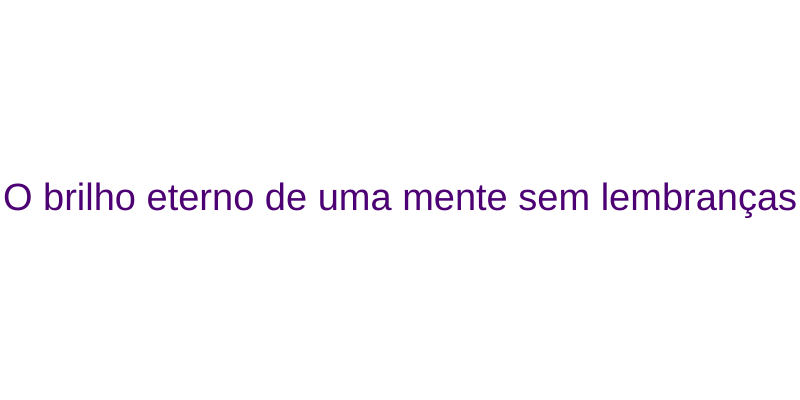
Frame 1 (no input)
Frame 60 (no input): identical to frame 1, image omitted
Frame 120 (the mouse pressed at the canvas centre since frame 60): identical to frame 1, image omitted

The p5.js sketch that drew this single still picture (run headless with seeded random() and noise() and a simulated clock; from frame 60 on, the mouse is pressed at the canvas centre):

// p5.js sketch
// ── sketch.js
let campoIdade;
let campoAcao;
let campoSuspense;

function setup() {
  createCanvas(800, 400);
  createElement("h2", "Recomendador de filmes");
  createSpan("Sua idade:");
  campoIdade = createInput("14");
  campoAcao = createCheckbox("Gosta de ação?");
  campoSuspense = createCheckbox("Gosta de suspense?");
}

function draw() {
  background("white");
  let idade = campoIdade.value();
  let gostaDeAcao = campoAcao.checked();
  let gostaDeSuspense = campoSuspense.checked();
  let Recomendacao = geraRecomendacao(idade, gostaDeAcao, gostaDeSuspense);

  fill(color(76, 0, 115));
  textAlign(CENTER, CENTER);
  textSize(38);
  text(Recomendacao, width / 2, height / 2);
}

function geraRecomendacao(idade, gostaDeAção, gostaDeSuspense) {
  if (idade >= 12) {
    if (idade >= 18) {
      return "Clube da luta";
    } else {
      if (idade >= 16) {
        if(gostaDeAção || gostaDeSuspense) {
          return "estômago";          
        } else{
         return "bicho de sete cabeças";
        }
      } else {
        if (gostaDeAção) {
          return "estômago";
        } else {
          return "O brilho eterno de uma mente sem lembranças";
        }
      }
    }
  } else {
    if (gostaDeSuspense) {
      return "brilho eterno de uma mente sem lembrança";
    } else {
      return "tropa de elite";
    }
  }
}
